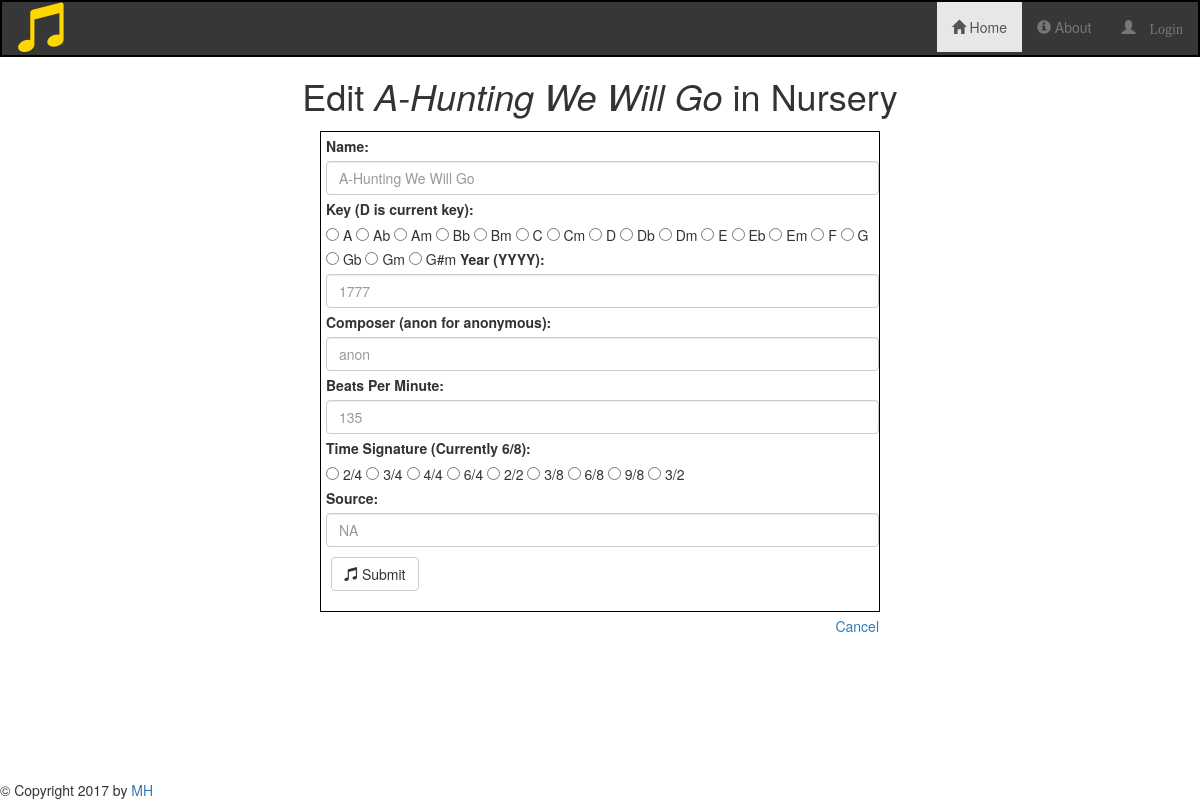
The page /category/Nursery/A-Hunting We Will Go/3/edit on the database its author committed.
### songsdb_setup.py (models this page shows, shortened)
class Song(Base):
    __tablename__ = 'allsongs'
    id = Column(Integer, primary_key = True)
    name = Column(String, nullable = False)
    key = Column(String, nullable = False)
    year = Column(Integer, nullable = False)
    composer = Column(String, nullable = False)
    bpm = Column(Integer, nullable = False)
    timesig = Column(String, nullable = False)
    source = Column(String, nullable = False)
    category_id = Column(Integer, ForeignKey('category.id'))
    category = relationship(Category)
    user_id = Column(Integer, ForeignKey('user.id'))
    user = relationship(User)

class Category(Base):
    __tablename__ = 'category'
    id = Column(Integer, primary_key = True)
    name = Column(String(100), nullable = False)
    user_id = Column(Integer, ForeignKey('user.id'))
    user = relationship(User)

### application.py (the view)
@app.route('/category/<category>/<name>/<int:song_id>/edit', methods = ['GET', 'POST'])
def editSong(category, name, song_id):
    print category
    currentCategory = session.query(Category).filter(Category.name == category).one()
    editedSong = session.query(Song).filter(Song.id == song_id).one()
    if request.method == 'POST':
        if request.form['name']:
            editedSong.name = request.form['name']
        if request.form['key']:
            editedSong.key = request.form['key']
        if request.form['year']:
            editedSong.year = request.form['year']
        if request.form['composer']:
            editedSong.composer = request.form['composer']
        if request.form['bpm']:
            editedSong.bpm = request.form['bpm']
        if request.form['timesig']:
            editedSong.timesig = request.form['timesig']
        session.add(editedSong)
        session.commit()
        flash('Song Successfully Edited!')
        return redirect(url_for('showCategorySongs', category = category, category_id = currentCategory.id))
    else:
        return render_template('editsong.html', category = category,
                               song = editedSong,
                               name = editedSong.name,
                               song_id = editedSong.id)

### templates/editsong.html (shortened to what this page needs)
{% extends "main.html" %} {% block content %}
<div class="row divider">
    <div class="col-lg-12"></div>
</div>
<h1 class="text-center">Edit <i>{{ song.name }}</i> in {{ category }}</h1>
<div class="form-group col-lg-6 col-lg-offset-3">
<form action="{{ url_for('editSong', category = category, name = song.name, song_id = song.id) }}" method="post">
        <div class="form-group">
            <label for="name">Name:</label>
            <input type="text" class="form-control" maxlength="80" name="name" placeholder="{{ song.name }}">
            <label for="key">Key ({{ song.key }} is current key):</label><br>
            <input type="radio" value="A" name ="key">  A
            <input type="radio" value="Ab" name ="key">  Ab
            <input type="radio" value="Am" name ="key">  Am
            <input type="radio" value="Bb" name="key">  Bb
            <input type="radio" value="Bm" name="key">  Bm
            <input type="radio" value="C" name="key">  C
            <input type="radio" value="Cb" name="key">  Cm
            <input type="radio" value="D" name="key">  D
            <input type="radio" value="Db" name="key">  Db
            <input type="radio" value="Dm" name="key">  Dm
            <input type="radio" value="E" name="key">  E
            <input type="radio" value="Eb" name="key">  Eb
            <input type="radio" value="Em" name="key">  Em
            <input type="radio" value="F" name="key">  F
            <input type="radio" value="G" name="key">  G
            <input type="radio" value="Gb" name="key">  Gb
            <input type="radio" value="Gm" name="key">  Gm
            <input type="radio" value="G#m" name="key">  G#m
            <label for="year">Year (YYYY):</label>
            <input type="integer" class="form-control" maxlength="4" name="year" placeholder="{{ song.year }}">
            <label for="composer">Composer (anon for anonymous):</label>
            <input type="text" class="form-control" maxlength="100" name="composer" placeholder="{{ song.composer }}">
            <label for="bpm">Beats Per Minute:</label>
            <input type="integer" class="form-control" maxlength="3" name="bpm" placeholder="{{ song.bpm }}">
            <label for="timesig">Time Signature (Currently {{ song.timesig }}):</label><br>
            <input type="radio" value="2/4" name ="key">  2/4
            <input type="radio" value="3/4" name ="key">  3/4
            <input type="radio" value="4/4" name ="key">  4/4
            <input type="radio" value="6/4" name ="key">  6/4
            <input type="radio" value="2/2" name ="key">  2/2
            <input type="radio" value="3/8" name ="key">  3/8
            <input type="radio" value="6/8" name ="key">  6/8
            <input type="radio" value="9/8" name ="key">  9/8
            <input type="radio" value="3/2" name ="key">  3/2
            <br>
            <label for="source">Source:</label>
            <input type="text" class="form-control" maxlength="3" name="source" placeholder="{{ song.source }}">
            <button type="submit" class="btn btn-default" id="edit-submit" type="submit">
                <span class="glyphicon glyphicon-music" aria-hidden="true"></span> Submit</button>
        </div>
        <a href="{{ url_for('showCategories')}}" id="cancel"> Cancel </a>
</form>
</div>
{% endblock %}

### static/styles.css (style rules this page uses)
form { border: 1px solid black; padding-left: 5px; margin: 5px; }
label { margin-top: 4px; }
#edit-submit { margin-top: 10px; }
.btn { margin: 5px; }
#cancel { float:right; margin-top: 5px; }

### rows shown on the page
Song: name "A-Hunting We Will Go", key "D", year "1777", composer "anon", bpm "135", timesig "6/8", source "NA"
Category: name "Nursery"
